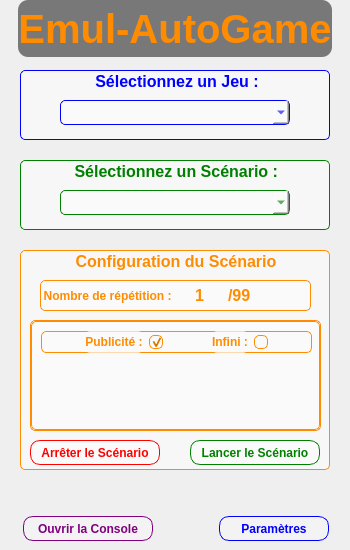
<?xml version="1.0" encoding="UTF-8"?>
<ui version="4.0">
 <class>CGui</class>
 <widget class="QMainWindow" name="CGui">
  <property name="enabled">
   <bool>true</bool>
  </property>
  <property name="geometry">
   <rect>
    <x>0</x>
    <y>0</y>
    <width>350</width>
    <height>550</height>
   </rect>
  </property>
  <property name="sizePolicy">
   <sizepolicy hsizetype="Fixed" vsizetype="Fixed">
    <horstretch>0</horstretch>
    <verstretch>0</verstretch>
   </sizepolicy>
  </property>
  <property name="windowTitle">
   <string>MainWindow</string>
  </property>
  <property name="autoFillBackground">
   <bool>true</bool>
  </property>
  <property name="dockOptions">
   <set>QMainWindow::DockOption::AllowTabbedDocks|QMainWindow::DockOption::AnimatedDocks</set>
  </property>
  <widget class="QWidget" name="centralwidget">
   <property name="sizePolicy">
    <sizepolicy hsizetype="Fixed" vsizetype="Fixed">
     <horstretch>0</horstretch>
     <verstretch>0</verstretch>
    </sizepolicy>
   </property>
   <property name="autoFillBackground">
    <bool>true</bool>
   </property>
   <widget class="QLabel" name="label">
    <property name="enabled">
     <bool>true</bool>
    </property>
    <property name="geometry">
     <rect>
      <x>0</x>
      <y>0</y>
      <width>350</width>
      <height>550</height>
     </rect>
    </property>
    <property name="sizePolicy">
     <sizepolicy hsizetype="Fixed" vsizetype="Fixed">
      <horstretch>0</horstretch>
      <verstretch>0</verstretch>
     </sizepolicy>
    </property>
    <property name="autoFillBackground">
     <bool>true</bool>
    </property>
    <property name="text">
     <string/>
    </property>
    <property name="pixmap">
     <pixmap resource="ressources.qrc">:/img/ressources/images/background1.jpg</pixmap>
    </property>
    <property name="scaledContents">
     <bool>true</bool>
    </property>
    <property name="wordWrap">
     <bool>true</bool>
    </property>
   </widget>
   <widget class="QWidget" name="horizontalLayoutWidget">
    <property name="geometry">
     <rect>
      <x>0</x>
      <y>0</y>
      <width>351</width>
      <height>57</height>
     </rect>
    </property>
    <layout class="QHBoxLayout" name="horizontalLayout">
     <property name="spacing">
      <number>0</number>
     </property>
     <item>
      <spacer name="horizontalSpacer">
       <property name="orientation">
        <enum>Qt::Orientation::Horizontal</enum>
       </property>
       <property name="sizeHint" stdset="0">
        <size>
         <width>40</width>
         <height>20</height>
        </size>
       </property>
      </spacer>
     </item>
     <item>
      <widget class="QLabel" name="LaTitle">
       <property name="font">
        <font>
         <pointsize>-1</pointsize>
         <bold>true</bold>
        </font>
       </property>
       <property name="styleSheet">
        <string notr="true">QLabel {
    font-size: 40px;
    font-weight: bold;
    color: darkorange;
    background-color: rgba(0, 0, 0, 0.5);  /* Fond semi-transparent */
    border-radius: 10px;  /* Bord arrondi si nécessaire */
}
</string>
       </property>
       <property name="text">
        <string>Emul-AutoGame</string>
       </property>
       <property name="scaledContents">
        <bool>false</bool>
       </property>
       <property name="alignment">
        <set>Qt::AlignmentFlag::AlignCenter</set>
       </property>
       <property name="wordWrap">
        <bool>false</bool>
       </property>
      </widget>
     </item>
     <item>
      <spacer name="horizontalSpacer_2">
       <property name="orientation">
        <enum>Qt::Orientation::Horizontal</enum>
       </property>
       <property name="sizeHint" stdset="0">
        <size>
         <width>40</width>
         <height>20</height>
        </size>
       </property>
      </spacer>
     </item>
    </layout>
   </widget>
   <widget class="QGroupBox" name="gB_GameSelect">
    <property name="geometry">
     <rect>
      <x>20</x>
      <y>70</y>
      <width>310</width>
      <height>70</height>
     </rect>
    </property>
    <property name="font">
     <font>
      <pointsize>-1</pointsize>
      <bold>true</bold>
     </font>
    </property>
    <property name="styleSheet">
     <string notr="true">
    font-size: 16px; 
    font-weight: bold; 
    color: blue; 
    background-color: rgba(250, 250, 250, 0.7);
    border-radius: 5px; 
    border: 1px solid blue;
</string>
    </property>
    <property name="title">
     <string>Sélectionnez un Jeu :</string>
    </property>
    <property name="alignment">
     <set>Qt::AlignmentFlag::AlignCenter</set>
    </property>
    <property name="flat">
     <bool>false</bool>
    </property>
    <widget class="QComboBox" name="cB_Game">
     <property name="geometry">
      <rect>
       <x>40</x>
       <y>30</y>
       <width>230</width>
       <height>25</height>
      </rect>
     </property>
    </widget>
   </widget>
   <widget class="QGroupBox" name="gB_ScenaSelect">
    <property name="enabled">
     <bool>true</bool>
    </property>
    <property name="geometry">
     <rect>
      <x>20</x>
      <y>160</y>
      <width>310</width>
      <height>70</height>
     </rect>
    </property>
    <property name="styleSheet">
     <string notr="true">    font-size: 16px; 
    font-weight: bold; 
    color: green; 
    background-color: rgba(250, 250, 250, 0.7);
    border-radius: 5px; 
    border: 1px solid green;</string>
    </property>
    <property name="title">
     <string>Sélectionnez un Scénario : </string>
    </property>
    <property name="alignment">
     <set>Qt::AlignmentFlag::AlignCenter</set>
    </property>
    <widget class="QComboBox" name="cB_Scena">
     <property name="geometry">
      <rect>
       <x>40</x>
       <y>30</y>
       <width>230</width>
       <height>25</height>
      </rect>
     </property>
    </widget>
   </widget>
   <widget class="QStackedWidget" name="stackedWidget">
    <property name="geometry">
     <rect>
      <x>20</x>
      <y>230</y>
      <width>311</width>
      <height>261</height>
     </rect>
    </property>
    <property name="currentIndex">
     <number>1</number>
    </property>
    <widget class="QWidget" name="page">
     <widget class="QGroupBox" name="gB_ScenaInfo">
      <property name="geometry">
       <rect>
        <x>0</x>
        <y>20</y>
        <width>310</width>
        <height>220</height>
       </rect>
      </property>
      <property name="styleSheet">
       <string notr="true">    font-size: 16px; 
    font-weight: bold; 
    color: purple; 
    background-color: rgba(250, 250, 250, 0.7);
    border-radius: 5px; 
    border: 1px solid purple;</string>
      </property>
      <property name="title">
       <string>Informations sur le Scénario</string>
      </property>
      <property name="alignment">
       <set>Qt::AlignmentFlag::AlignCenter</set>
      </property>
      <widget class="QLabel" name="LaScenaInfo">
       <property name="geometry">
        <rect>
         <x>20</x>
         <y>40</y>
         <width>271</width>
         <height>131</height>
        </rect>
       </property>
       <property name="styleSheet">
        <string notr="true">    font-size: 12px; 
    font-weight: bold; 
    color: purple; 
    background-color: rgba(250, 250, 250, 0.7);
    border-radius: 5px; 
    border: 1px solid purple;</string>
       </property>
       <property name="text">
        <string>TextLabel</string>
       </property>
       <property name="alignment">
        <set>Qt::AlignmentFlag::AlignLeading|Qt::AlignmentFlag::AlignLeft|Qt::AlignmentFlag::AlignTop</set>
       </property>
       <property name="wordWrap">
        <bool>true</bool>
       </property>
      </widget>
      <widget class="QPushButton" name="btn_ScenaConf">
       <property name="geometry">
        <rect>
         <x>110</x>
         <y>190</y>
         <width>181</width>
         <height>25</height>
        </rect>
       </property>
       <property name="cursor">
        <cursorShape>PointingHandCursor</cursorShape>
       </property>
       <property name="styleSheet">
        <string notr="true">/* Cibler uniquement le bouton avec l'objectName configureScenarioButton */
#btn_ScenaConf {
    font-size: 12px;
    font-weight: bold;
    color: purple;
    background-color: rgba(250, 250, 250, 0.7); /* Fond transparent */
    border-radius: 10px;
    border: 1px solid purple;
}

/* Effet lorsque la souris passe dessus (hover) */
#btn_ScenaConf:hover {
    color: red; /* Changement de couleur du texte */
    background-color: rgba(128, 0, 128, 0.7); /* Fond violet avec la même transparence que le blanc */
    border-radius: 10px; /* Bords plus arrondis */
    border: 1px solid purple; /* Bordure inchangée */
}

/* Effet lorsque le bouton est pressé (clic) */
#btn_ScenaConf:pressed {
    color: red; /* Texte en rouge */
    background-color: rgba(128, 0, 128, 0.7); /* Fond violet */
    border-radius: 10px; /* Bords encore plus arrondis */
    border: 1px solid purple;
}</string>
       </property>
       <property name="text">
        <string>Configurer ce Scénario</string>
       </property>
       <property name="iconSize">
        <size>
         <width>181</width>
         <height>21</height>
        </size>
       </property>
       <property name="checkable">
        <bool>true</bool>
       </property>
      </widget>
     </widget>
    </widget>
    <widget class="QWidget" name="page_2">
     <widget class="QGroupBox" name="gB_ScenaConf">
      <property name="geometry">
       <rect>
        <x>0</x>
        <y>20</y>
        <width>310</width>
        <height>220</height>
       </rect>
      </property>
      <property name="styleSheet">
       <string notr="true">    font-size: 16px; 
    font-weight: bold; 
    color: darkorange; 
    background-color: rgba(250, 250, 250, 0.7);
    border-radius: 5px; 
    border: 1px solid darkorange;</string>
      </property>
      <property name="title">
       <string>Configuration du Scénario</string>
      </property>
      <property name="alignment">
       <set>Qt::AlignmentFlag::AlignCenter</set>
      </property>
      <widget class="QPushButton" name="btn_ScenaStop">
       <property name="geometry">
        <rect>
         <x>10</x>
         <y>190</y>
         <width>130</width>
         <height>25</height>
        </rect>
       </property>
       <property name="cursor">
        <cursorShape>PointingHandCursor</cursorShape>
       </property>
       <property name="focusPolicy">
        <enum>Qt::FocusPolicy::TabFocus</enum>
       </property>
       <property name="styleSheet">
        <string notr="true">/* Cibler uniquement le bouton avec l'objectName configureScenarioButton */
#btn_ScenaStop {
    font-size: 12px;
    font-weight: bold;
    color: red;
    background-color: rgba(250, 250, 250, 0.7); /* Fond transparent */
    border-radius: 10px;
    border: 1px solid red;
}

/* Effet lorsque la souris passe dessus (hover) */
#btn_ScenaStop:hover {
    color: darkorange; /* Changement de couleur du texte */
    background-color: rgba(255, 0, 0, 0.7); /* Fond vert avec la même transparence que le blanc */
    border-radius: 10px; /* Bords plus arrondis */
    border: 1px solid darkorange; /* Bordure inchangée */
}

/* Effet lorsque le bouton est pressé (clic) */
#btn_ScenaStop:pressed {
    color: darkorange; /* Texte en rouge */
    background-color: rgba(255, 0, 0, 0.7); /* Fond vert */
    border-radius: 10px; /* Bords encore plus arrondis */
    border: 1px solid darkorange;
}</string>
       </property>
       <property name="text">
        <string>Arrêter le Scénario</string>
       </property>
       <property name="iconSize">
        <size>
         <width>181</width>
         <height>21</height>
        </size>
       </property>
       <property name="checkable">
        <bool>true</bool>
       </property>
      </widget>
      <widget class="QPushButton" name="btn_ScenaStart">
       <property name="geometry">
        <rect>
         <x>170</x>
         <y>190</y>
         <width>130</width>
         <height>25</height>
        </rect>
       </property>
       <property name="cursor">
        <cursorShape>PointingHandCursor</cursorShape>
       </property>
       <property name="styleSheet">
        <string notr="true">/* Cibler uniquement le bouton avec l'objectName configureScenarioButton */
#btn_ScenaStart {
    font-size: 12px;
    font-weight: bold;
    color: green;
    background-color: rgba(250, 250, 250, 0.7); /* Fond transparent */
    border-radius: 10px;
    border: 1px solid green;
}

/* Effet lorsque la souris passe dessus (hover) */
#btn_ScenaStart:hover {
    color: darkorange; /* Changement de couleur du texte */
    background-color: rgba(0, 128, 0, 0.7); /* Fond vert avec la même transparence que le blanc */
    border-radius: 10px; /* Bords plus arrondis */
    border: 1px solid darkorange; /* Bordure inchangée */
}

/* Effet lorsque le bouton est pressé (clic) */
#btn_ScenaExec_3:pressed {
    color: darkorange; /* Texte en rouge */
    background-color: rgba(0, 128, 0, 0.7); /* Fond vert */
    border-radius: 10px; /* Bords encore plus arrondis */
    border: 1px solid darkorange;
}</string>
       </property>
       <property name="text">
        <string>Lancer le Scénario</string>
       </property>
       <property name="iconSize">
        <size>
         <width>181</width>
         <height>21</height>
        </size>
       </property>
       <property name="checkable">
        <bool>true</bool>
       </property>
       <property name="checked">
        <bool>false</bool>
       </property>
       <property name="default">
        <bool>false</bool>
       </property>
       <property name="flat">
        <bool>false</bool>
       </property>
      </widget>
      <widget class="QStackedWidget" name="stackedWidgetConf">
       <property name="geometry">
        <rect>
         <x>10</x>
         <y>70</y>
         <width>291</width>
         <height>111</height>
        </rect>
       </property>
       <property name="currentIndex">
        <number>0</number>
       </property>
       <widget class="QWidget" name="page_1">
        <widget class="QWidget" name="horizontalLayoutWidget_3">
         <property name="geometry">
          <rect>
           <x>10</x>
           <y>10</y>
           <width>271</width>
           <height>22</height>
          </rect>
         </property>
         <layout class="QHBoxLayout" name="horizontalLayout_3">
          <item>
           <spacer name="horizontalSpacer_6">
            <property name="orientation">
             <enum>Qt::Orientation::Horizontal</enum>
            </property>
            <property name="sizeHint" stdset="0">
             <size>
              <width>40</width>
              <height>20</height>
             </size>
            </property>
           </spacer>
          </item>
          <item>
           <widget class="QLabel" name="label_3">
            <property name="styleSheet">
             <string notr="true">border: 0px;
font-size: 12px;</string>
            </property>
            <property name="text">
             <string>Publicité :</string>
            </property>
            <property name="scaledContents">
             <bool>false</bool>
            </property>
            <property name="alignment">
             <set>Qt::AlignmentFlag::AlignCenter</set>
            </property>
            <property name="margin">
             <number>0</number>
            </property>
           </widget>
          </item>
          <item>
           <widget class="QCheckBox" name="checkBox_Pub">
            <property name="sizePolicy">
             <sizepolicy hsizetype="Fixed" vsizetype="Fixed">
              <horstretch>16</horstretch>
              <verstretch>16</verstretch>
             </sizepolicy>
            </property>
            <property name="minimumSize">
             <size>
              <width>14</width>
              <height>14</height>
             </size>
            </property>
            <property name="maximumSize">
             <size>
              <width>14</width>
              <height>14</height>
             </size>
            </property>
            <property name="font">
             <font>
              <pointsize>-1</pointsize>
              <bold>true</bold>
             </font>
            </property>
            <property name="cursor">
             <cursorShape>PointingHandCursor</cursorShape>
            </property>
            <property name="focusPolicy">
             <enum>Qt::FocusPolicy::WheelFocus</enum>
            </property>
            <property name="layoutDirection">
             <enum>Qt::LayoutDirection::LeftToRight</enum>
            </property>
            <property name="autoFillBackground">
             <bool>false</bool>
            </property>
            <property name="styleSheet">
             <string notr="true">    font-size: 12px;
    color: darkorange; 
    background-color: rgba(250, 250, 250, 0);
    border: 1px solid darkorange;</string>
            </property>
            <property name="text">
             <string/>
            </property>
            <property name="iconSize">
             <size>
              <width>14</width>
              <height>14</height>
             </size>
            </property>
            <property name="checked">
             <bool>true</bool>
            </property>
            <property name="tristate">
             <bool>false</bool>
            </property>
           </widget>
          </item>
          <item>
           <spacer name="horizontalSpacer_4">
            <property name="orientation">
             <enum>Qt::Orientation::Horizontal</enum>
            </property>
            <property name="sizeHint" stdset="0">
             <size>
              <width>40</width>
              <height>20</height>
             </size>
            </property>
           </spacer>
          </item>
          <item>
           <widget class="QLabel" name="label_4">
            <property name="layoutDirection">
             <enum>Qt::LayoutDirection::RightToLeft</enum>
            </property>
            <property name="styleSheet">
             <string notr="true">border: 0px;
font-size: 12px;</string>
            </property>
            <property name="text">
             <string>Infini :</string>
            </property>
            <property name="alignment">
             <set>Qt::AlignmentFlag::AlignCenter</set>
            </property>
           </widget>
          </item>
          <item>
           <widget class="QCheckBox" name="checkBox_Infini">
            <property name="sizePolicy">
             <sizepolicy hsizetype="Minimum" vsizetype="Fixed">
              <horstretch>14</horstretch>
              <verstretch>14</verstretch>
             </sizepolicy>
            </property>
            <property name="minimumSize">
             <size>
              <width>14</width>
              <height>14</height>
             </size>
            </property>
            <property name="maximumSize">
             <size>
              <width>14</width>
              <height>14</height>
             </size>
            </property>
            <property name="cursor">
             <cursorShape>PointingHandCursor</cursorShape>
            </property>
            <property name="focusPolicy">
             <enum>Qt::FocusPolicy::WheelFocus</enum>
            </property>
            <property name="styleSheet">
             <string notr="true">    font-size: 12px;
    color: darkorange; 
    background-color: rgba(250, 250, 250, 0);
    border: 1px solid darkorange;</string>
            </property>
            <property name="text">
             <string/>
            </property>
            <property name="checked">
             <bool>false</bool>
            </property>
           </widget>
          </item>
          <item>
           <spacer name="horizontalSpacer_5">
            <property name="orientation">
             <enum>Qt::Orientation::Horizontal</enum>
            </property>
            <property name="sizeHint" stdset="0">
             <size>
              <width>40</width>
              <height>20</height>
             </size>
            </property>
           </spacer>
          </item>
         </layout>
        </widget>
       </widget>
       <widget class="QWidget" name="page_3"/>
      </widget>
      <widget class="QWidget" name="horizontalLayoutWidget_2">
       <property name="geometry">
        <rect>
         <x>20</x>
         <y>30</y>
         <width>271</width>
         <height>31</height>
        </rect>
       </property>
       <layout class="QHBoxLayout" name="horizontalLayout_2" stretch="0,1,1,0">
        <item>
         <widget class="QLabel" name="LaScenaConf">
          <property name="styleSheet">
           <string notr="true">    font-size: 12px;
    color: darkorange; 
    background-color: rgba(250, 250, 250, 0);
    border: 0px ;</string>
          </property>
          <property name="text">
           <string> Nombre de répétition :</string>
          </property>
          <property name="alignment">
           <set>Qt::AlignmentFlag::AlignCenter</set>
          </property>
          <property name="wordWrap">
           <bool>false</bool>
          </property>
         </widget>
        </item>
        <item>
         <widget class="QSpinBox" name="spinBox_Repeat">
          <property name="styleSheet">
           <string notr="true">border: 0px;
background-color: rgba(250, 250, 250, 0);</string>
          </property>
          <property name="alignment">
           <set>Qt::AlignmentFlag::AlignCenter</set>
          </property>
          <property name="readOnly">
           <bool>false</bool>
          </property>
          <property name="buttonSymbols">
           <enum>QAbstractSpinBox::ButtonSymbols::NoButtons</enum>
          </property>
          <property name="minimum">
           <number>1</number>
          </property>
         </widget>
        </item>
        <item>
         <widget class="QLabel" name="label_2">
          <property name="styleSheet">
           <string notr="true">    font-size: 16px;
    color: darkorange; 
    background-color: rgba(250, 250, 250, 0);
    border: 0px;</string>
          </property>
          <property name="text">
           <string>/99</string>
          </property>
         </widget>
        </item>
        <item>
         <spacer name="horizontalSpacer_3">
          <property name="orientation">
           <enum>Qt::Orientation::Horizontal</enum>
          </property>
          <property name="sizeHint" stdset="0">
           <size>
            <width>40</width>
            <height>20</height>
           </size>
          </property>
         </spacer>
        </item>
       </layout>
       <zorder>LaScenaConf</zorder>
       <zorder>horizontalSpacer_3</zorder>
       <zorder>label_2</zorder>
       <zorder>spinBox_Repeat</zorder>
      </widget>
     </widget>
    </widget>
   </widget>
   <widget class="QWidget" name="verticalLayoutWidget">
    <property name="geometry">
     <rect>
      <x>0</x>
      <y>470</y>
      <width>351</width>
      <height>71</height>
     </rect>
    </property>
    <layout class="QVBoxLayout" name="verticalLayout" stretch="0,1">
     <item>
      <spacer name="verticalSpacer">
       <property name="orientation">
        <enum>Qt::Orientation::Vertical</enum>
       </property>
       <property name="sizeHint" stdset="0">
        <size>
         <width>20</width>
         <height>30</height>
        </size>
       </property>
      </spacer>
     </item>
     <item>
      <layout class="QHBoxLayout" name="horizontalLayout_4" stretch="0,1,0,1,0">
       <item>
        <spacer name="horizontalSpacer_7">
         <property name="orientation">
          <enum>Qt::Orientation::Horizontal</enum>
         </property>
         <property name="sizeHint" stdset="0">
          <size>
           <width>10</width>
           <height>20</height>
          </size>
         </property>
        </spacer>
       </item>
       <item>
        <widget class="QPushButton" name="btn_Log">
         <property name="maximumSize">
          <size>
           <width>130</width>
           <height>25</height>
          </size>
         </property>
         <property name="font">
          <font>
           <pointsize>-1</pointsize>
           <bold>true</bold>
          </font>
         </property>
         <property name="styleSheet">
          <string notr="true">/* Cibler uniquement le bouton avec l'objectName configureScenarioButton */
#btn_Log {
    font-size: 12px;
    color: purple;
    background-color: rgba(250, 250, 250, 0.4); /* Fond transparent */
    border-radius: 10px;
    border: 1px solid purple;
}

/* Effet lorsque la souris passe dessus (hover) */
#btn_Log:hover {
    color: darkorange; /* Changement de couleur du texte */
    background-color: rgba(255, 0, 0, 0.7); /* Fond vert avec la même transparence que le blanc */
    border-radius: 10px; /* Bords plus arrondis */
    border: 1px solid darkorange; /* Bordure inchangée */
}

/* Effet lorsque le bouton est pressé (clic) */
#btn_Log:pressed {
    color: darkorange; /* Texte en rouge */
    background-color: rgba(255, 0, 0, 0.7); /* Fond vert */
    border-radius: 10px; /* Bords encore plus arrondis */
    border: 1px solid darkorange;
}</string>
         </property>
         <property name="text">
          <string>Ouvrir la Console</string>
         </property>
         <property name="checkable">
          <bool>true</bool>
         </property>
        </widget>
       </item>
       <item>
        <spacer name="horizontalSpacer_9">
         <property name="orientation">
          <enum>Qt::Orientation::Horizontal</enum>
         </property>
         <property name="sizeHint" stdset="0">
          <size>
           <width>60</width>
           <height>20</height>
          </size>
         </property>
        </spacer>
       </item>
       <item>
        <widget class="QPushButton" name="btn_Param">
         <property name="maximumSize">
          <size>
           <width>110</width>
           <height>25</height>
          </size>
         </property>
         <property name="font">
          <font>
           <pointsize>-1</pointsize>
           <bold>true</bold>
          </font>
         </property>
         <property name="styleSheet">
          <string notr="true">/* Cibler uniquement le bouton avec l'objectName configureScenarioButton */
#btn_Param {
    font-size: 12px;
    color: blue;
    background-color: rgba(250, 250, 250, 0.4); /* Fond transparent */
    border-radius: 10px;
    border: 1px solid blue;
}

/* Effet lorsque la souris passe dessus (hover) */
#btn_Param:hover {
    color: darkorange; /* Changement de couleur du texte */
    background-color: rgba(255, 0, 0, 0.7); /* Fond vert avec la même transparence que le blanc */
    border-radius: 10px; /* Bords plus arrondis */
    border: 1px solid darkorange; /* Bordure inchangée */
}

/* Effet lorsque le bouton est pressé (clic) */
#btn_Param:pressed {
    color: darkorange; /* Texte en rouge */
    background-color: rgba(255, 0, 0, 0.7); /* Fond vert */
    border-radius: 10px; /* Bords encore plus arrondis */
    border: 1px solid darkorange;
}</string>
         </property>
         <property name="text">
          <string>Paramètres</string>
         </property>
        </widget>
       </item>
       <item>
        <spacer name="horizontalSpacer_8">
         <property name="orientation">
          <enum>Qt::Orientation::Horizontal</enum>
         </property>
         <property name="sizeHint" stdset="0">
          <size>
           <width>10</width>
           <height>20</height>
          </size>
         </property>
        </spacer>
       </item>
      </layout>
     </item>
    </layout>
   </widget>
  </widget>
  <widget class="QMenuBar" name="menubar">
   <property name="geometry">
    <rect>
     <x>0</x>
     <y>0</y>
     <width>350</width>
     <height>17</height>
    </rect>
   </property>
  </widget>
 </widget>
 <resources>
  <include location="ressources.qrc"/>
 </resources>
 <connections/>
</ui>
